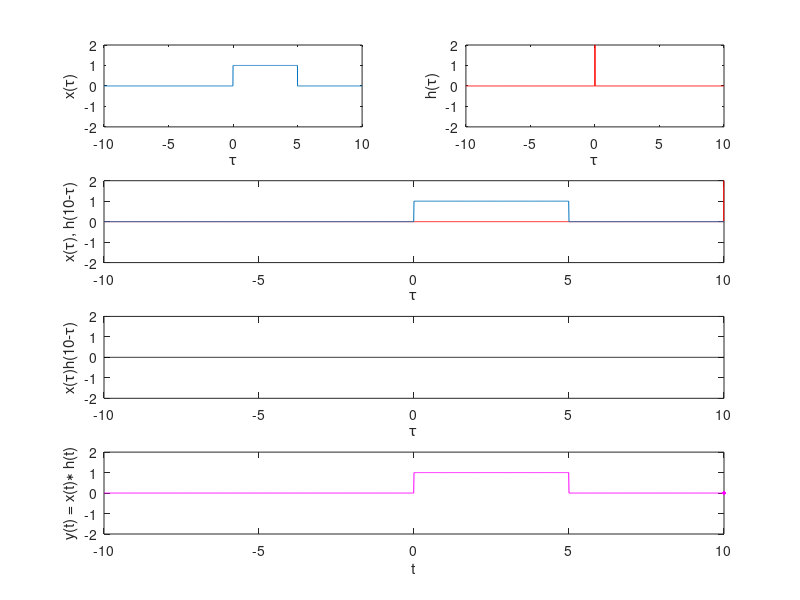

This chart was generated by the following MATLAB code:
clear all
close all
clc

L = 5;
T = 10;
dt = 0.01;
N = T/dt;
t = -T:dt:T;
x = [zeros(1,N) ones(1,L/dt) zeros(1,N-L/dt+1)];
h = [zeros(1,N) 1/dt zeros(1,N)];

y = [];
figure
i = 1;
for n = -N:N
    if mod(n,1/dt) == 0
        subplot(4,2,1)
        plot(t,x,'MarkerFaceColor','blue'), axis([-T T -2 2]), xlabel('\tau'), ylabel('x(\tau)')
        subplot(4,2,2)
        plot(t,h,'r','MarkerFaceColor','red'), axis([-T T -2 2]), xlabel('\tau'), ylabel('h(\tau)')
    end
    if n<0
        if mod(n,1/dt) == 0
            subplot(4,2,[3,4])
            plot(t,[h(end-abs(n):-1:1) zeros(1,abs(n))],'r','MarkerFaceColor','red','MarkerSize',10), hold on,
            plot(t,x,'MarkerFaceColor','blue'), axis([-T T -2 2]), xlabel('\tau'), ylabel(['x(\tau), h(' sprintf('%2.0f',n*dt) '-\tau)'])
            hold off
            subplot(4,2,[5,6])
            plot(t,x.*[h(end-abs(n):-1:1) zeros(1,abs(n))],'k','MarkerFaceColor','black'), axis([-T T -2 2])
            xlabel('\tau'), ylabel(['x(\tau)h(' sprintf('%2.0f',n*dt) '-\tau)'])
            subplot(4,2,[7,8])
        end
        y = [y sum(x.*[h(end-abs(n):-1:1) zeros(1,abs(n))])*dt];
        if mod(n,1/dt) == 0
            plot(t,[y NaN(1,2*N+1-i)],'m','MarkerFaceColor','magenta'), hold on,
            plot(t(i),y(end),'m','MarkerFaceColor','magenta','MarkerSize',10),
            axis([-T T -2 2]), xlabel('t'), ylabel('y(t) = x(t)\ast h(t)')
         end
    else
        if mod(n,1/dt) == 0
            subplot(4,2,[3,4])
            plot(t,[zeros(1,n) h(end:-1:1+n) ],'r','MarkerFaceColor','red','MarkerSize',10), hold on,
            plot(t,x,'MarkerFaceColor','blue'), axis([-T T -2 2]), xlabel('\tau'), ylabel(['x(\tau), h(' sprintf('%2.0f',n*dt) '-\tau)'])
            hold off
            subplot(4,2,[5,6])
            plot(t,x.*[zeros(1,n) h(end:-1:1+n)],'k','MarkerFaceColor','black'), axis([-T T -2 2])
            xlabel('\tau'), ylabel(['x(\tau)h(' sprintf('%2.0f',n*dt) '-\tau)'])
            subplot(4,2,[7,8])
        end
        y = [y sum(x.*[zeros(1,n) h(end:-1:1+n)])*dt];
        if mod(n,1/dt) == 0
            plot(t,[y NaN(1,2*N+1-i)],'m','MarkerFaceColor','magenta'), hold on,
            plot(t(i),y(end),'m','MarkerFaceColor','magenta','MarkerSize',10),
            axis([-T T -2 2]), xlabel('t'), ylabel('y(t) = x(t)\ast h(t)')
         end
    end
    if mod(n,1/dt) == 0
        hold off
        pause
    end
    i = i + 1;
end
